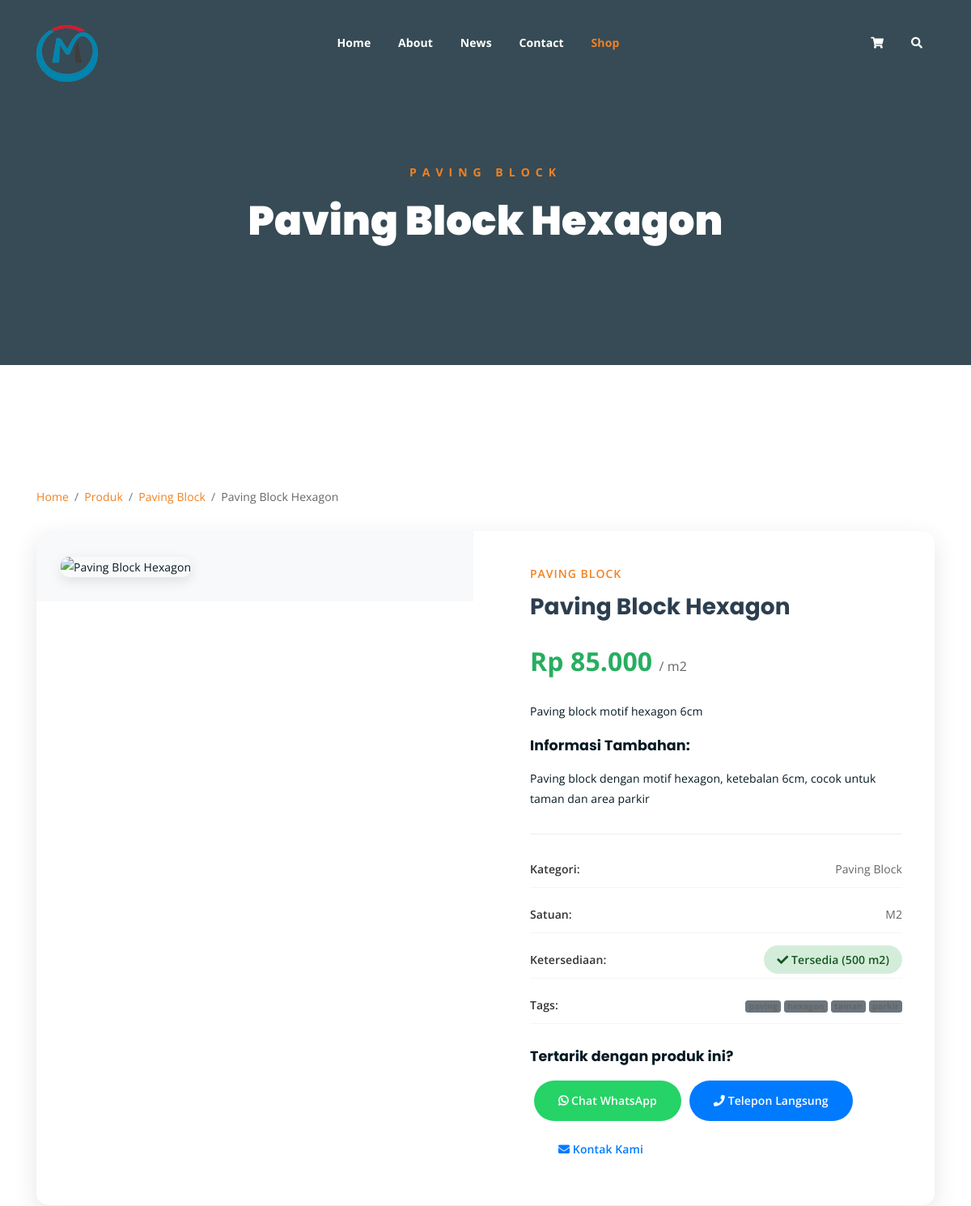
Page /single-product.php?id=3 (upper part) on the earlier database version.
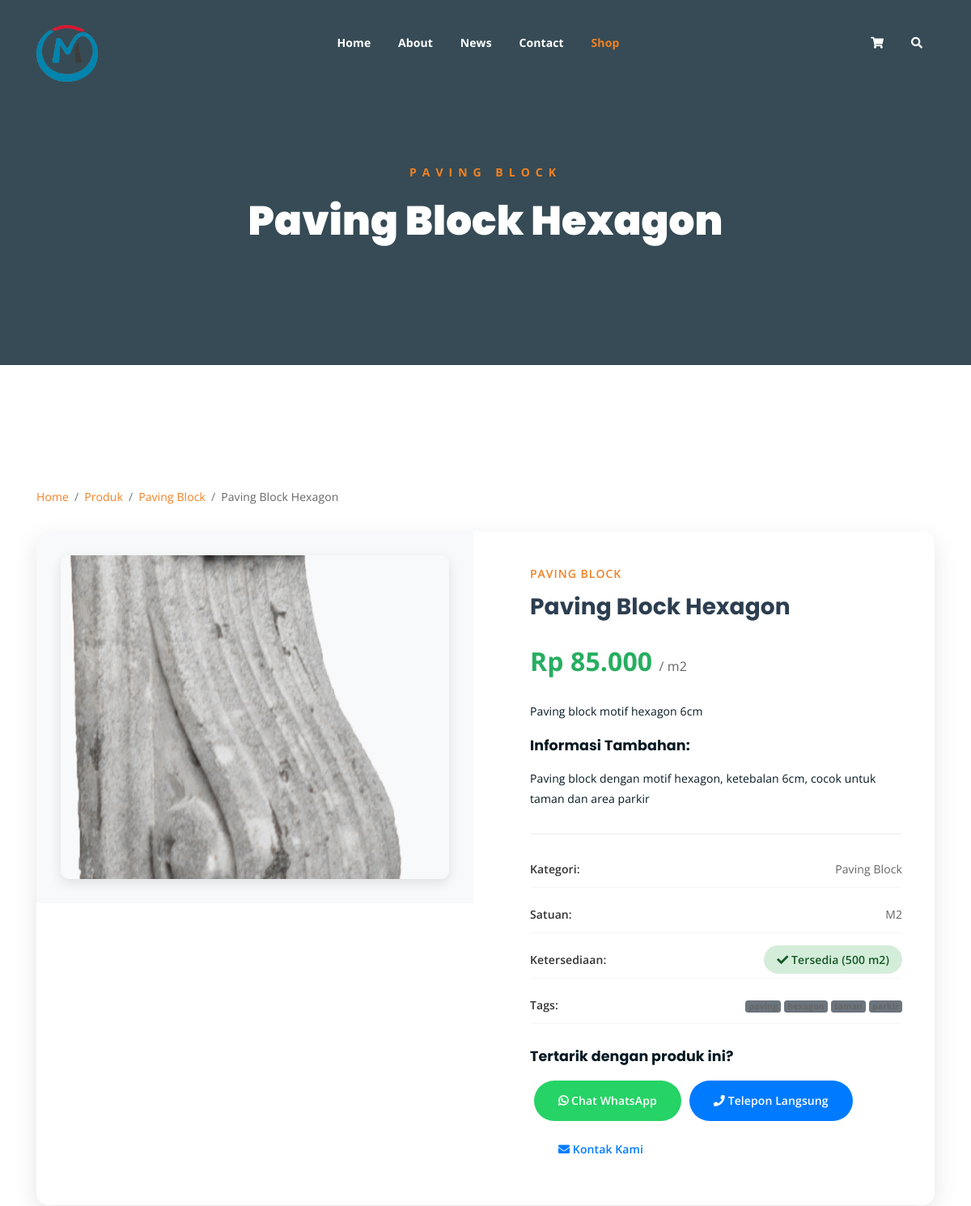
Same page on the later database version.
### tables this page shows
CREATE TABLE `produk` (
  `id` int NOT NULL AUTO_INCREMENT,
  `id_kategori` int NOT NULL,
  `nama_produk` varchar(200) NOT NULL,
  `deskripsi` text,
  `deskripsi_tambahan` text,
  `tags` varchar(500) DEFAULT NULL,
  `harga` decimal(15,2) DEFAULT '0.00',
  `stok` int DEFAULT '0',
  `satuan` varchar(50) DEFAULT 'pcs',
  `gambar_utama` varchar(255) DEFAULT NULL,
  `galeri_gambar` text,
  `status` enum('aktif','nonaktif') DEFAULT 'aktif',
  `created_at` timestamp NULL DEFAULT CURRENT_TIMESTAMP,
  `updated_at` timestamp NULL DEFAULT CURRENT_TIMESTAMP ON UPDATE CURRENT_TIMESTAMP,
  PRIMARY KEY (`id`),
  KEY `id_kategori` (`id_kategori`),
  CONSTRAINT `produk_ibfk_1` FOREIGN KEY (`id_kategori`) REFERENCES `kategori` (`id`) ON DELETE CASCADE
);

CREATE TABLE `kategori` (
  `id` int NOT NULL AUTO_INCREMENT,
  `nama_kategori` varchar(100) NOT NULL,
  `deskripsi` text,
  `gambar` varchar(255) DEFAULT NULL,
  `status` enum('aktif','nonaktif') DEFAULT 'aktif',
  `created_at` timestamp NULL DEFAULT CURRENT_TIMESTAMP,
  `updated_at` timestamp NULL DEFAULT CURRENT_TIMESTAMP ON UPDATE CURRENT_TIMESTAMP,
  PRIMARY KEY (`id`)
);

### includes/autoload.php (called while the page is built, shortened)
<?php
spl_autoload_register(function ($className) {
    $directories = [
        'classes/',
        'models/',
        'controllers/'
    ];
    foreach ($directories as $directory) {
        $file = __DIR__ . '/../' . $directory . $className . '.php';
        if (file_exists($file)) {
            return;
        }
    }
});
?>

### includes/init.php (called while the page is built, shortened)
<?php
require_once __DIR__ . '/../config/database.php';
require_once __DIR__ . '/autoload.php';
require_once __DIR__ . '/functions.php';
try {
    $database = new Database();
} catch (Exception $e) {
    die("Database connection failed: " . $e->getMessage());
}
$produkModel = new Produk($database);
?>

### models/Produk.php (called while the page is built, shortened)
<?php
class Produk {
    private $db;
    public function __construct($database) {
        $this->db = $database;
    }
    public function getById($id) {
        $sql = "SELECT p.*, k.nama_kategori
                FROM produk p
                LEFT JOIN kategori k ON p.id_kategori = k.id
                WHERE p.id = ?";
        return $this->db->fetch($sql, [$id]);
    }
    public function getByKategori($id_kategori, $status = 'aktif') {
        $sql = "SELECT p.*, k.nama_kategori
                FROM produk p
                LEFT JOIN kategori k ON p.id_kategori = k.id
                WHERE p.id_kategori = ? AND p.status = ?
                ORDER BY p.nama_produk ASC";
        return $this->db->fetchAll($sql, [$id_kategori, $status]);
    }
}
?>

### classes/Database.php (called while the page is built, shortened)
<?php
class Database {
    private $host;
    private $username;
    private $password;
    private $database;
    private $connection;
    public function __construct() {
        $this->host = DB_HOST;
        $this->username = DB_USERNAME;
        $this->password = DB_PASSWORD;
        $this->database = DB_NAME;
    }
    private function connect() {
        try {
            $dsn = "mysql:host={$this->host};dbname={$this->database};charset=" . DB_CHARSET;
            $options = [
                PDO::ATTR_ERRMODE => PDO::ERRMODE_EXCEPTION,
                PDO::ATTR_DEFAULT_FETCH_MODE => PDO::FETCH_ASSOC,
                PDO::ATTR_EMULATE_PREPARES => false,
            ];
            $this->connection = new PDO($dsn, $this->username, $this->password, $options);
        } catch (PDOException $e) {
            die("Connection failed: " . $e->getMessage());
        }
    }
    public function query($sql, $params = []) {
        try {
            $stmt = $this->connection->prepare($sql);
            $stmt->execute($params);
            return $stmt;
        } catch (PDOException $e) {
            throw new Exception("Query failed: " . $e->getMessage());
        }
    }
    public function fetch($sql, $params = []) {
        $stmt = $this->query($sql, $params);
        return $stmt->fetch();
    }
    public function fetchAll($sql, $params = []) {
        $stmt = $this->query($sql, $params);
        return $stmt->fetchAll();
    }
}
?>

### includes/functions.php (called while the page is built, shortened)
<?php
function formatRupiah($number) {
    return 'Rp ' . number_format($number, 0, ',', '.');
}
?>

### single-product.php (the view, shortened to what the changed rows need)
<?php
require_once 'includes/init.php';
$id = $_GET['id'] ?? null;
try {
    $produk = $produkModel->getById($id);
    $relatedProducts = $produkModel->getByKategori($produk['id_kategori'], 'aktif');
} catch (Exception $e) {
    header('Location: shop.php');
    exit();
}
?>
<!DOCTYPE html>
<html lang="id">
<head>
	<link rel="stylesheet" href="assets/css/all.min.css">
	<link rel="stylesheet" href="assets/bootstrap/css/bootstrap.min.css">
	<link rel="stylesheet" href="assets/css/owl.carousel.css">
	<link rel="stylesheet" href="assets/css/magnific-popup.css">
	<link rel="stylesheet" href="assets/css/animate.css">
	<link rel="stylesheet" href="assets/css/meanmenu.min.css">
	<link rel="stylesheet" href="assets/css/main.css">
	<link rel="stylesheet" href="assets/css/responsive.css">
</head>
<body>
	<div class="breadcrumb-section breadcrumb-bg">
		<div class="container">
			<div class="row">
				<div class="col-lg-8 offset-lg-2 text-center">
					<div class="breadcrumb-text">
						<p><?= htmlspecialchars($produk['nama_kategori']) ?></p>
						<h1><?= htmlspecialchars($produk['nama_produk']) ?></h1>
					</div>
				</div>
			</div>
		</div>
	</div>
	<div class="single-product-section mt-150 mb-150">
		<div class="container">
			<nav aria-label="breadcrumb">
				<ol class="breadcrumb breadcrumb-custom">
					<li class="breadcrumb-item"><a href="index.php">Home</a></li>
					<li class="breadcrumb-item"><a href="shop.php">Produk</a></li>
					<li class="breadcrumb-item"><a href="shop.php?kategori=<?= $produk['id_kategori'] ?>"><?= htmlspecialchars($produk['nama_kategori']) ?></a></li>
					<li class="breadcrumb-item active"><?= htmlspecialchars($produk['nama_produk']) ?></li>
				</ol>
			</nav>
			<div class="product-details">
				<div class="row">
					<div class="col-md-6">
						<div class="product-image-section">
							<?php if ($produk['gambar_utama']): ?>
								<img src="<?= PRODUK_IMG_URL . $produk['gambar_utama'] ?>"
								     alt="<?= htmlspecialchars($produk['nama_produk']) ?>"
								     class="product-main-image">
							<?php else: ?>
								<img src="assets/img/products/default-product.jpg"
								     alt="<?= htmlspecialchars($produk['nama_produk']) ?>"
								     class="product-main-image">
							<?php endif; ?>
						</div>
					</div>
					<div class="col-md-6">
						<div class="product-info-section">
							<div class="product-category"><?= htmlspecialchars($produk['nama_kategori']) ?></div>
							<h1 class="product-title"><?= htmlspecialchars($produk['nama_produk']) ?></h1>
							<?php if ($produk['harga'] > 0): ?>
								<div class="product-price">
									<?= formatRupiah($produk['harga']) ?>
									<small style="font-size: 16px; color: #666;">/ <?= $produk['satuan'] ?></small>
								</div>
							<?php else: ?>
								<div class="product-price text-info">Hubungi Kami untuk Harga</div>
							<?php endif; ?>
							<?php if ($produk['deskripsi']): ?>
								<div class="product-description">
									<p><?= nl2br(htmlspecialchars($produk['deskripsi'])) ?></p>
								</div>
							<?php endif; ?>
							<?php if ($produk['deskripsi_tambahan']): ?>
								<div class="product-description">
									<h5>Informasi Tambahan:</h5>
									<p><?= nl2br(htmlspecialchars($produk['deskripsi_tambahan'])) ?></p>
								</div>
							<?php endif; ?>
							<div class="product-meta">
								<div class="meta-item">
									<span class="meta-label">Kategori:</span>
									<span class="meta-value"><?= htmlspecialchars($produk['nama_kategori']) ?></span>
								</div>
								<div class="meta-item">
									<span class="meta-label">Satuan:</span>
									<span class="meta-value"><?= ucfirst($produk['satuan']) ?></span>
								</div>
								<div class="meta-item">
									<span class="meta-value">
										<?php if ($produk['stok'] > 10): ?>
											<span class="stock-status stock-available">
												<i class="fas fa-check"></i> Tersedia (<?= $produk['stok'] ?> <?= $produk['satuan'] ?>)
											</span>
										<?php elseif ($produk['stok'] > 0): ?>
											<span class="stock-status stock-low">
												<i class="fas fa-exclamation-triangle"></i> Stok Terbatas (<?= $produk['stok'] ?> <?= $produk['satuan'] ?>)
											</span>
										<?php else: ?>
											<span class="stock-status stock-out">
												<i class="fas fa-times"></i> Stok Habis
											</span>
										<?php endif; ?>
									</span>
								</div>
								<?php if ($produk['tags']): ?>
									<div class="meta-item">
									</div>
								<?php endif; ?>
							</div>
							<div class="contact-buttons">
								<h5 class="mb-3">Tertarik dengan produk ini?</h5>
								<div class="d-flex flex-wrap gap-2">
								</div>
							</div>
						</div>
					</div>
				</div>
			</div>
		</div>
	</div>
</body>
</html>

Differences in the rows shown:
changed produk "Paving Block Hexagon": gambar_utama: picture added
